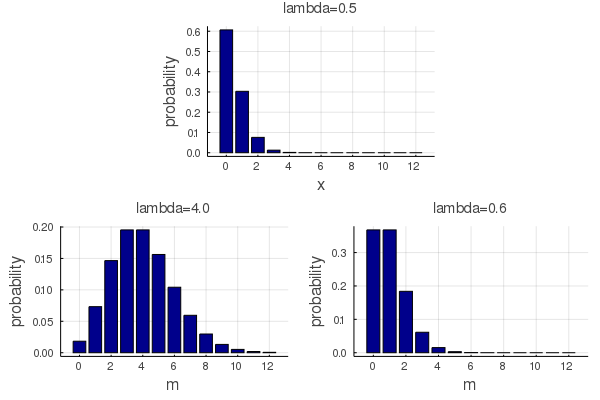

The Julia source for this figure:
using Plots
using Plots.PlotMeasures

X_LIM = 12

x = 0:X_LIM

function Poisson(x, λ)
  return λ^x * exp(-λ) / factorial(x)
end

Poi = Poisson.(x, 0.5)

#### plot ####
l = @layout [a; b c]
color=:darkblue; margin = 40mm
fs = 10 # fontsize

a = bar(x, Poisson.(x,0.5), title="lambda=0.5", label="",
          color=color, xlabel="x", ylabel="probability",
          titlefont=fs, bar_edges=true,
          left_margin=margin, right_margin=margin)
b = bar(x, Poisson.(x,4.0), title="lambda=4.0", label="",
          titlefont=fs, bar_edges= true,
          color=color, xlabel="m", ylabel="probability")

c = bar(x, Poisson.(x, 1.0), title="lambda=0.6", label="",
          titlefont=fs, bar_edges=true,
          color=color, xlabel="m", ylabel="probability")
plot(a,b,c, layout=l)
savefig("fig_2_6.png")


